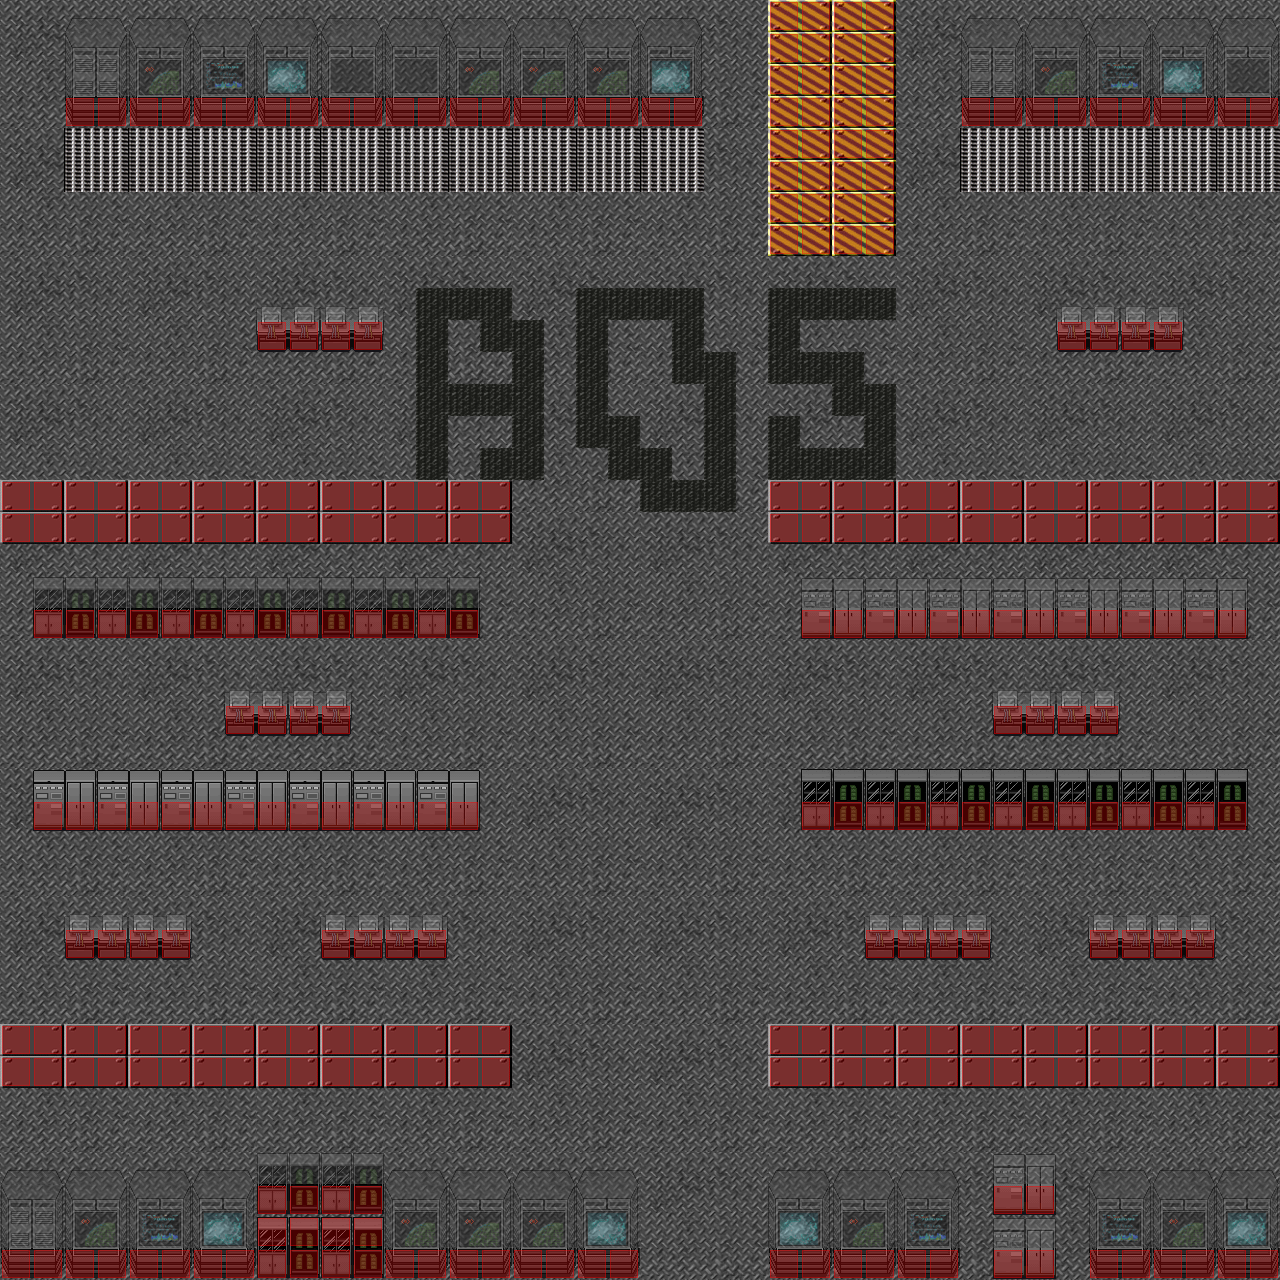

The image is a tile-based game level rendered from a .tmx file. Its description and source (layers, tilesets, objects; grid data summarised) follow:
An orthogonal 40x40 tile map with 32x32 px tiles, 4 tile layers (Layer 0, Layer 1, Layer 2, Layer 3), 4 tilesets and 2 objects (ANIMATED_TILE, PARTICLE_EFFECT).

<map version="1.0" orientation="orthogonal" width="40" height="40" tilewidth="32" tileheight="32">
 <tileset firstgid="1" name="Zemin" tilewidth="32" tileheight="32">
  <image source="../graphics/tiles/elektroadd/zemin_metalik.png" />
 </tileset>
 <tileset firstgid="49" name="bilgisayar_dolap" tilewidth="32" tileheight="32">
  <image source="../graphics/tiles/elektroadd/bilgisayar_dolap.png" />
 </tileset>
 <tileset firstgid="97" name="tile" tilewidth="32" tileheight="32">
  <image source="../graphics/tiles/elektroadd/tile_3.png" />
 </tileset>
 <tileset firstgid="337" name="collosion" tilewidth="32" tileheight="32">
  <image source="../graphics/tiles/elektroadd/collision.png" />
 </tileset>
 <layer name="Layer 0" width="40" height="40">
  <data>[1600 cells, 1600 non-empty, 17 distinct tile ids]</data>
 </layer>
 <layer name="Layer 1" width="40" height="40">
  <data>[1600 cells, 410 non-empty, 24 distinct tile ids]</data>
 </layer>
 <layer name="Layer 2" width="40" height="40" opacity="0.43">
  <data>[1600 cells, 242 non-empty, 28 distinct tile ids]</data>
 </layer>
 <layer name="Layer 3" width="40" height="40" opacity="0.54">
  <data>[1600 cells, 322 non-empty, 1 distinct tile ids]</data>
 </layer>
 <objectgroup name="Object Group 1" width="0" height="0">
  <object name="graphics/animetile/teleport1.xml" type="ANIMATED_TILE" x="512" y="1024" width="64" height="64" />
  <object name="graphics/particles/snow.particle.xml" type="PARTICLE_EFFECT" x="598" y="410" width="128" height="128" />
 </objectgroup>
</map>
